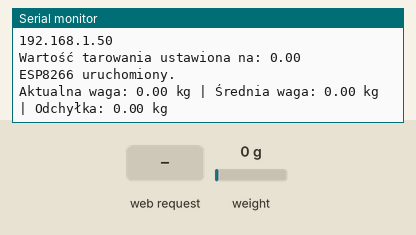
Bench run of a sketch on a simulated ESP8266 (NodeMCU). Parts: the last lines printed to the serial monitor. The test bench sets the inputs (shaded band); at power-on: weight on the scale 0 g. WiFi joins after 1.5 s; servers stay silent unless stated.

Above: at 3.9 s.
4.0 s: weight on the scale set to 100 g
At 5.4 s:
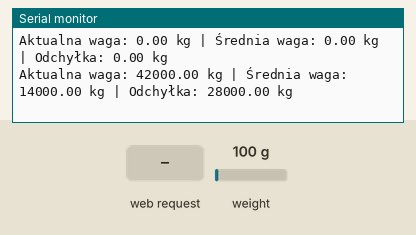
5.5 s: HTTP request GET /tare received
At 7.27 s:
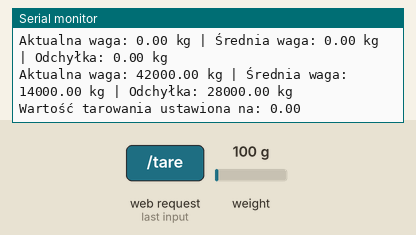
Timing chart, 0 to 8.8 s (numbered marks = the images above; inputs shaded):
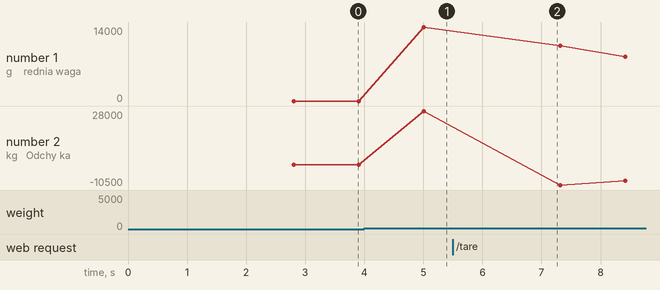

Measured:
- after the input at 4.0 s, the serial monitor: prints a new line after 1.0 s (image 1)
- plotted number 1: 0 → 14000 after the input at 4.0 s, 14000 → 4666.67 after the input at 5.5 s
- plotted number 2: 0 → 28000 after the input at 4.0 s, 28000 → -4666.67 after the input at 5.5 s

The sketch:

pierwsza_wersja.ino
```cpp
#include <ESP8266WiFi.h>
#include "HX711.h"

// Dane sieciowe
const char* ssid = "Orange_Swiatlowod_2C0C2g";
const char* password = "26USLJC57WV3";
const int serverPort = 80; // Port HTTP

// Definicje pinów HX711
const int HX711_dout_pin = D1; // podłączony do pinu D1
const int HX711_sck_pin = D0; // podłączony do pinu D0

// Deklaracja obiektu HX711
HX711 scale;

// Liczba próbek użytych do obliczenia średniej
const int numSamples = 1000;
const int discardSamples = 5;
float samples[numSamples];
int sampleIndex = 0;

// Wartość tarowania i współczynnik skali
float tareValue = 0;
float scaleFactor = 1;

WiFiServer server(serverPort);
int visits = 0; // Licznik odwiedzin strony

void setup() {
  // Inicjalizacja portu szeregowego
  Serial.begin(115200);
  delay(100); // Krótkie opóźnienie na potrzeby stabilizacji po uruchomieniu

  // Połącz z siecią WiFi
  connectToWiFi();

  // Inicjalizacja czujnika HX711
  scale.begin(HX711_dout_pin, HX711_sck_pin);

  // Wykonaj tarowanie
  tare();

  // Inicjalizacja serwera HTTP
  server.begin();

  Serial.println("ESP8266 uruchomiony.");
}

void loop() {
  // Akceptuj nowe połączenia
  WiFiClient client = server.available();
  if (client) {
    handleClient(client);
    delay(10); // Krótkie opóźnienie po obsłudze klienta
  }

  // Wykonaj odczyt wagi
  float weight = (scale.get_units() - tareValue) * scaleFactor;

  // Dodaj odczytaną wagę do tablicy próbek
  samples[sampleIndex] = weight;
  sampleIndex = (sampleIndex + 1) % numSamples;

  // Oblicz średnią wagę
  float sum = 0;
  int effectiveSamples = min(sampleIndex, numSamples);
  for (int i = 0; i < effectiveSamples; i++) {
    sum += samples[i];
  }
  float averageWeight = sum / effectiveSamples;

  // Oblicz odchyłkę aktualnego pomiaru od średniej wagi
  float deviation = weight - averageWeight;

  // Wyświetl wyniki na Serial Monitor
  Serial.print("Aktualna waga: ");
  Serial.print(weight);
  Serial.print(" kg | Średnia waga: ");
  Serial.print(averageWeight);
  Serial.print(" kg | Odchyłka: ");
  Serial.print(deviation);
  Serial.println(" kg");

  delay(1000);
}

void connectToWiFi() {
  Serial.println();
  Serial.print("Łączenie z siecią WiFi: ");
  Serial.println(ssid);

  WiFi.begin(ssid, password);

  int attempts = 0;
  while (WiFi.status() != WL_CONNECTED) {
    delay(500);
    Serial.print(".");
    attempts++;
    if(attempts > 20) { // Przerwij próby łączenia się po 10 sekundach
      Serial.println("Nie udało się połączyć z siecią WiFi. Restartuję urządzenie.");
      delay(1000);
      ESP.restart(); // Restartuj urządzenie ESP8266
    }
  }

  Serial.println("");
  Serial.println("WiFi połączone");
  Serial.println("Adres IP: ");
  Serial.println(WiFi.localIP());
}

void handleClient(WiFiClient client) {
  // Zwiększenie licznika odwiedzin
  visits++;

  // Sprawdzenie, czy żądanie dotyczy przycisku tarowania lub odświeżania
  if (client.available()) {
    String request = client.readStringUntil('\r');
    if (request.indexOf("/tare") != -1) {
      tare();
    }
    if (request.indexOf("/refresh") != -1) {
      client.println("HTTP/1.1 301 Moved Permanently");
      client.println("Location: /");
      client.println("Connection: close");
      client.println();
      return;
    }
  }

  // Wysłanie nagłówka HTTP
  client.println("HTTP/1.1 200 OK");
  client.println("Content-Type: text/html; charset=UTF-8");
  client.println("Connection: close");  // Zamknięcie połączenia po przesłaniu danych
  client.println();

  // Wysłanie treści strony
  client.println("<!DOCTYPE HTML>");
  client.println("<html>");
  client.println("<head><title>ESP8266 Server</title></head>");
  client.println("<body style=\"font-family: Arial, sans-serif;\">"); // Ustawienie czcionki na Arial
  client.println("<h1>ESP8266 Server</h1>");
  client.print("<p>Liczba odwiedzin: ");
  client.print(visits);
  client.println("</p>");
  client.println("<form action=\"/tare\">");
  client.println("<button type=\"submit\">Taruj wagę</button>");
  client.println("</form>");
  client.println("<form action=\"/refresh\">");
  client.println("<button type=\"submit\">Odśwież</button>");
  client.println("</form>");
  client.print("<p>Aktualna waga: ");
  client.print((scale.get_units() - tareValue) * scaleFactor);
  client.println(" kg</p>");

  // Generuj wykres wagi
  generateWeightChart(client);

  client.println("</body>");
  client.println("</html>");

  // Zakończenie połączenia
  client.stop();
}

void generateWeightChart(WiFiClient client) {
  // Utworzenie diva dla wykresu
  client.println("<div style=\"width: 600px; position: relative; top: 10px; left: 50px;\">");
  client.println("<canvas id=\"weightChart\" width=\"600\" height=\"400\"></canvas>");
  client.println("<div style=\"display: flex; justify-content: center;\">"); // Rozpoczęcie diva dla opisów osi
  client.println("<div style=\"margin-right: 0px;\">"); // Rozpoczęcie diva dla opisu osi Y
  client.println("<div style=\"transform: rotate(-90deg); position: absolute; left: -50px; bottom: 200px;\">Waga (kg)</div>"); // Opis osi Y
  client.println("</div>"); // Zamknięcie diva dla osi Y
  client.println("<div style=\"position: absolute; bottom: 20; width: 100%; text-align: center;\">"); // Rozpoczęcie diva dla opisu osi X
  client.println("Czas (numer próbki)"); // Opis osi X
  client.println("</div>"); // Zamknięcie diva dla opisu osi X
  client.println("</div>"); // Zamknięcie diva dla opisów osi

  // Skrypt JavaScript do generowania wykresu
  client.println("<script src=\"https://cdnjs.cloudflare.com/ajax/libs/Chart.js/3.7.0/chart.min.js\"></script>");
  client.println("<script>");
  client.println("var ctx = document.getElementById('weightChart').getContext('2d');");
  client.println("var weightChart = new Chart(ctx, {");
  client.println("type: 'line',");
  client.println("data: {");
  client.println("labels: ["); // Dane osi X
  for (int i = 0; i < numSamples; i++) {
    client.print(i);
    if (i < numSamples - 1) {
      client.print(",");
    }
  }
  client.println("],");
  client.println("datasets: [{");
  client.println("label: 'Waga (kg)',");
  client.println("borderColor: 'rgb(75, 192, 192)',");
  client.println("fill: false,");
  client.println("data: ["); // Dane osi Y
  for (int i = 0; i < numSamples; i++) {
    client.print(samples[i]);
    if (i < numSamples - 1) {
      client.print(",");
    }
  }
  client.println("]");
  client.println("}]");
  client.println("},");
  client.println("options: {");
  client.println("scales: {");
  client.println("xAxes: [{");
  client.println("display: true,");
  client.println("scaleLabel: {");
  client.println("display: true,");
  client.println("labelString: 'Czas (numer próbki)'"); // Opis osi X
  client.println("},");
  client.println("ticks: {");
  client.println("autoSkip: true,");
  client.println("maxTicksLimit: 10"); // Ograniczenie liczby etykiet na osi X do 10
  client.println("}");
  client.println("}],");
  client.println("yAxes: [{");
  client.println("display: true,");
  client.println("scaleLabel: {");
  client.println("display: true,");
  client.println("labelString: 'Waga (kg)'"); // Opis osi Y
  client.println("}");
  client.println("}]");
  client.println("}");
  client.println("}");
  client.println("});");
  client.println("</script>");
}

void tare() {
  scale.tare();
  tareValue = scale.get_units();
  Serial.print("Wartość tarowania ustawiona na: ");
  Serial.println(tareValue);
}
```
